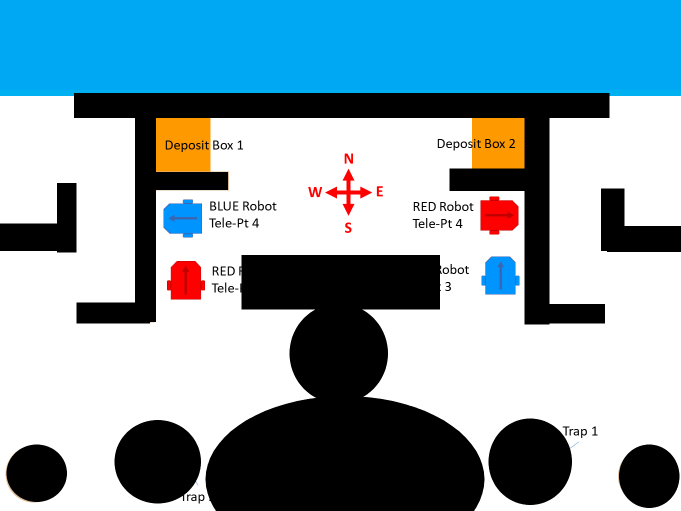
#> input picture Competition/2019/Code_World/C++/Before Comp/2-1_Crappy_AStar/Test Functions/Simplified.png, 1361 x 1021 px (shown at 1/2 size)
$ python pathMapping.py Simplified.png   (older library calls are emulated)
#> lines starting #> are read from the running program, lines starting #| are printed output that depends on the picture
from PIL import Image

def resizeImage(img, x=0, y=0):
    if x == 0 and y == 0:
        return None
    elif x == 0:
        hpercent = (y/float(img.size[1]))
        x = int((float(img.size[0])*float(hpercent)))
    elif y == 0:
        wpercent = (x/float(img.size[0]))
        y = int((float(img.size[1])*float(wpercent)))
    return img.resize((x,y), Image.ANTIALIAS)

def mapData(size, pixels):
    data = [[0 for y in range(size[1])] for x in range(size[0])]
    #For a path
    for x in range(size[0]):
        for y in range(size[1]):
            if pixels[x,y] == (0,168,243): #Light Blue
                data[x][y] = 3
            if pixels[x,y] == (0,0,0):
                data[x][y] = 1
                margin = 10
                #generate Margin around area to prevent collision with walls and stuff
                for m in range(1,margin):
                    for n in range(1, margin):
                        if x+m < size[0]:
                            if y+n < size[1]:
                                if pixels[x+m,y+n] != (0,0,0):  data[x+m][y+n] = 2
                            if y-n > 0:
                                if pixels[x+m,y-n] != (0,0,0):  data[x+m][y-n] = 2
                        if x+m > 0:
                            if y+n < size[1]:
                                if pixels[x-m,y+n] != (0,0,0):  data[x-m][y+n] = 2
                            if y-n > 0:
                                if pixels[x-m,y-n] != (0,0,0):  data[x-m][y-n] = 2
    return data

def switchYValues(data):
    newData = []
    for x in range(len(data)):
        yval = [0 for i in range(len(data[0]))]
        for y in range(len(data[0])):
            yval[y] = data[x][-y-1]
        newData.append(yval)
    return newData

def convertBack(data):
    img = Image.new('RGB', (len(data), len(data[0])), (255,255,255))
    pixels = img.load()
    for i in range(len(data)):
        for j in range(len(data[i])):
            if data[i][-j-1] == 1:
                pixels[i,j] = (0,0,0)
            if data[i][-j-1] == 2:
                pixels[i,j] = (100,0,0)
            if data[i][-j-1] == 3:
                pixels[i,j] = (0,168,243)
    return img, pixels

def standardInputLines():
    lines = []
    while True:
        data = input()
        if data == "": break
        lines.append(data)
    return lines

def cppInput(x1, y1, x2, y2):
    #os.system("g++ astar.cpp -o astar.exe") #Compile on the spot
    cmd = os.popen(f'echo {x1} {y1} {x2} {y2} | astar.exe').read()
    lines = cmd.split("\n")
    return lines[:-1]

def inputToCoordinates(lines):
    coordinates = []
    for line in lines:
        coordinates.append( [int(i) for i in line.split()] )
    return coordinates

def addCoordinates(coordinates, pixels):
    for x,y in coordinates:
        pixels[x,-y-1] = (255,0,0)

import os

def main(args):
    print("Show the Path on the Image")
    print("Make sure to compile astar.cpp into astar.exe first")
    imageFile = "Simplified.png"#input('Enter image file: ')
    im = Image.open(imageFile)
#> im is the input picture: PIL image 1361x1021 RGB; mean R, G, B 135, 163, 175
    im = resizeImage(im, 320)
#> in resizeImage, `return img.resize((x,y), Image.ANTIALIAS)`:
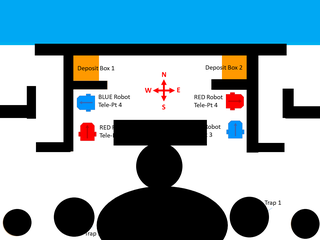
#> returned value: PIL image 320x240 RGB; mean R, G, B 134.9, 163, 175
    #im.show()
    pixels = im.load()
    print(im.size)
#| (320, 240)


    #lines = standardInputLines()

    x1, y1, x2, y2 = 150, 140, 300, 190 #[int(i) for i in input("Enter coordinates in the form x1 y1 x2 y2:").split()]
    lines = cppInput(x1, y1, x2, y2)

    print("Path Length:",len(lines))
    coordinates = inputToCoordinates(lines)

    newMap = switchYValues(mapData(im.size, pixels))
#> after the loop in switchYValues, `for x in range(len(data)):`: newData = 320 items
#> newMap = 320 items
    newImg, newPixels = convertBack(newMap)
#> in convertBack, `img = Image.new('RGB', (len(data), len(data[0])), (255,255,255))`: img: PIL image 320x240 RGB; every value is 255
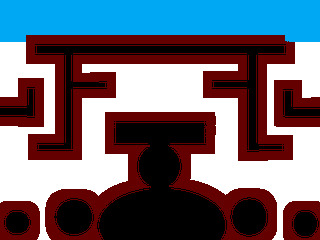
#> newImg: PIL image 320x240 RGB; mean R, G, B 109.7, 104.1, 115.4
    addCoordinates(coordinates, newPixels)
    newImg.show()

    return 0

if __name__ == '__main__':
    import sys
    sys.exit(main(sys.argv))
#> (the program exits here)
